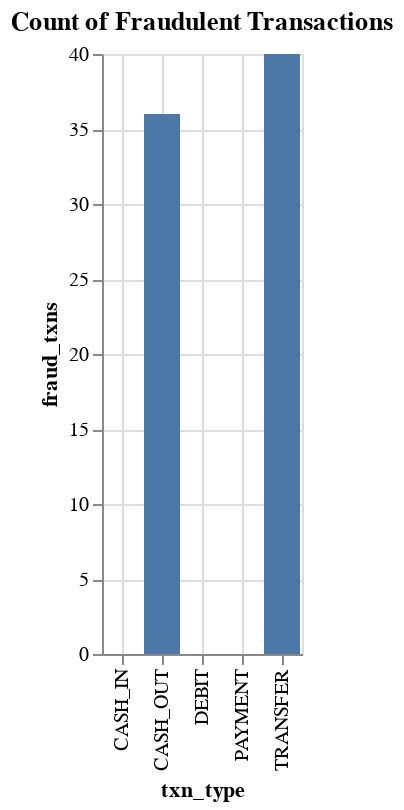

The code cell stored with this chart in its notebook:
### Code cell
%chart x=txn_type, y=fraud_txns, title="Count of Fraudulent Transactions"

### Figure 1 — Vega-Lite specification as saved in the notebook (floating-point values rounded to 4 significant figures)
{"$schema": "https://vega.github.io/schema/vega-lite/v3.json", "data": {"format": {"type": "csv"}, "values": "\"txn_type\",\"isFraud\",\"fraud_txns\"\n\"CASH_OUT\",\"20958\",\"36\"\n\"CASH_IN\",\"13142\",\"0\"\n\"DEBIT\",\"387\",\"0\"\n\"TRANSFER\",\"5045\",\"40\"\n\"PAYMENT\",\"20468\",\"0\"\n"}, "encoding": {"x": {"axis": {"grid": true, "title": "txn_type"}, "field": "txn_type", "type": "nominal"}, "y": {"axis": {"grid": true, "title": "fraud_txns"}, "field": "fraud_txns", "type": "quantitative"}}, "mark": {"color": "#4C78A8", "type": "bar"}, "title": "Count of Fraudulent Transactions"}
